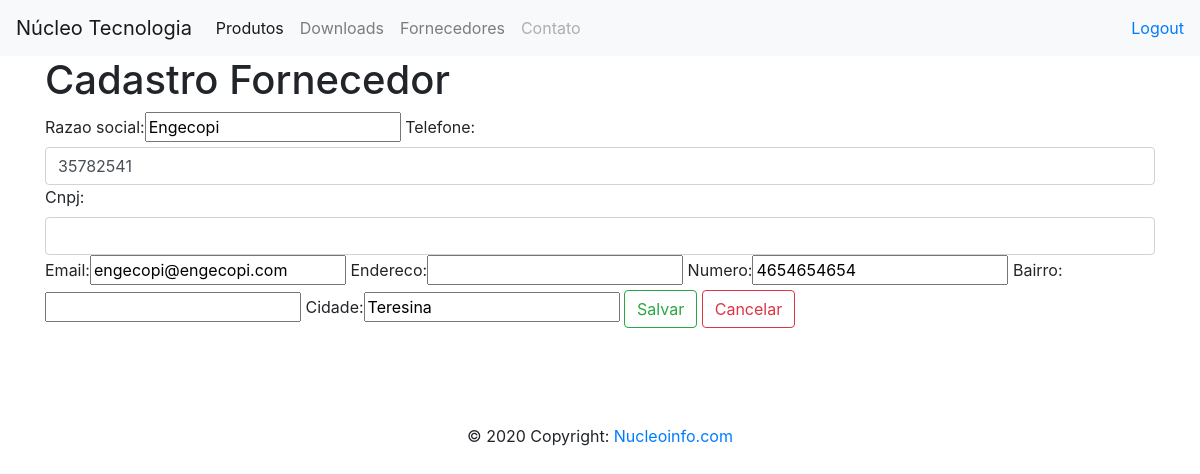
Page /atualizar_fornecedor/5/ (signed in) on the committed database.
### contatos/models.py (models this page shows, shortened)
class Fornecedor(models.Model):
    razao_social = models.CharField(max_length=50)
    telefone = models.CharField(max_length=15, blank=False, null=False)
    endereco = models.CharField(max_length=100, blank=True, null=True)
    numero = models.CharField(max_length=100, blank=True, null=True)
    bairro = models.CharField(max_length=100, blank=True, null=True)
    cidade = models.CharField(max_length=100, blank=True, null=True)
    cnpj = models.CharField(max_length=18, blank=True, null=True)
    email = models.EmailField(blank=True, null=True)

### contatos/views.py (the view)
# urls.py: path('atualizar_fornecedor/<int:id>/', atualizar_fornecedor, name = 'atualizar_fornecedor'),
@login_required
def atualizar_fornecedor(request, id):
    fornecedor = get_object_or_404(Fornecedor, pk=id)
    form = FormularioFornecedor(request.POST or None, instance=fornecedor)
    if form.is_valid():
        form.save()
        return redirect('lista_fornecedor')
    return render(request, 'formulario_fornecedor.html', {'form': form})

### contatos/forms.py
class FormularioFornecedor(ModelForm):
    class Meta:
        model = Fornecedor
        fields = ['razao_social', 'telefone', 'cnpj', 'email', 'endereco', 'numero', 'bairro', 'cidade']
        widgets = {
            'telefone': TextInput(attrs={
                'class': 'form-control',
                'minlength': '15',
                'onkeypress': '$(this).mask(\'(00) 00000-0009\')'
            }),
            'cnpj': TextInput(attrs={
                'class': 'form-control',
                'onkeypress': '$(this).mask(\'00.000.000/0000-00\')',
                'minlength': '18'
            })}

### templates/formulario_fornecedor.html (shortened to what this page needs)
{% extends 'base.html' %}
{% load bootstrap %}
{% block main %}
    <h1>Cadastro Fornecedor</h1>
    <form method="POST">
        {{ form|bootstrap }}
        <button type="submit" class="btn btn-outline-success">Salvar</button>
        <button onclick='history.go(-1)' type="button" class="btn btn-outline-danger">Cancelar</button>
    </form>
{% endblock %}

### rows in the picture
Fornecedor: razao_social "Engecopi", telefone "35782541", email "engecopi@engecopi.com", numero "4654654654", cidade "Teresina"
